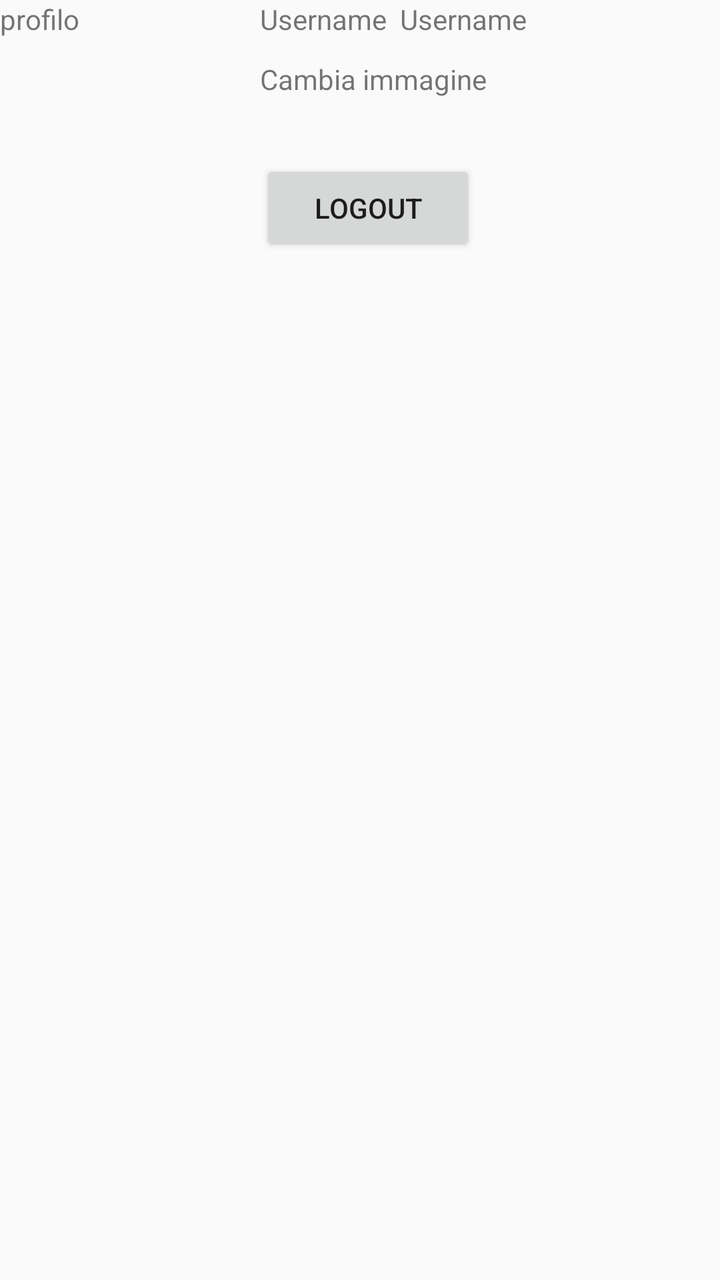
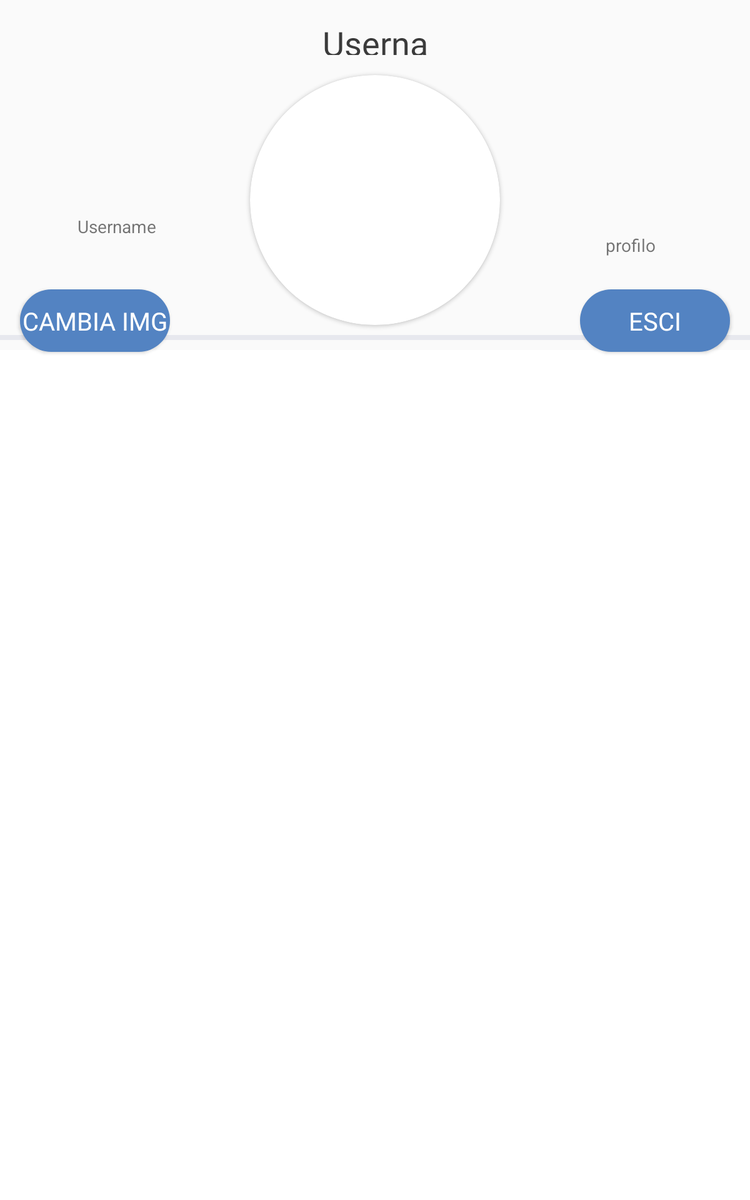

First picture: res/layout/ on a phone held upright. Second picture: the repository's own variant of that layout, on a device whose configuration matches the variant's folder. Source for both follows.
<!-- AndroidManifest.xml: application theme AppTheme -->
<!-- res/layout/fragment_profilo.xml -->
<?xml version="1.0" encoding="utf-8"?>
<FrameLayout xmlns:android="http://schemas.android.com/apk/res/android"
    xmlns:app="http://schemas.android.com/apk/res-auto"
    xmlns:tools="http://schemas.android.com/tools"
    android:layout_width="match_parent"
    android:layout_height="match_parent"
    tools:context=".ProfiloFragment">

    
    <TextView
        android:layout_width="match_parent"
        android:layout_height="match_parent"
        android:text="profilo" />

    <ImageView
        android:id="@+id/imageView"
        android:layout_width="wrap_content"
        android:layout_height="wrap_content"
        tools:src="@tools:sample/avatars" />

    <Button
        android:id="@+id/button"
        android:layout_width="108dp"
        android:layout_height="wrap_content"
        android:layout_marginLeft="130dp"
        android:layout_marginTop="80dp"
        android:text="Logout" />

    <TextView
        android:id="@+id/textView"
        android:layout_width="wrap_content"
        android:layout_height="wrap_content"
        android:layout_marginLeft="130dp"
        android:text="Username" />

    <TextView
        android:id="@+id/textView5"
        android:layout_width="wrap_content"
        android:layout_height="wrap_content"
        android:layout_marginLeft="130dp"
        android:layout_marginTop="30dp"
        android:text="Cambia immagine" />

    <TextView
        android:id="@+id/user"
        android:layout_width="wrap_content"
        android:layout_height="wrap_content"
        android:layout_marginLeft="200dp"
        android:text="Username" />

</FrameLayout>
<!-- resources referenced by this layout -->
<resources>
  <style name="AppTheme" parent="Theme.AppCompat.Light.NoActionBar">
          
          <item name="colorPrimary">@color/colorPrimary</item>
          <item name="colorPrimaryDark">@color/colorButtonBlue</item>
          <item name="colorAccent">@color/colorAccent</item>
      </style>
  <color name="colorPrimary">#1D2671</color>
  <color name="colorButtonBlue">#1D2671</color>
  <color name="colorAccent">#a91d2671</color>
</resources>
<!-- res/layout-large/fragment_profilo.xml (the repository's variant of the layout above) -->
<!-- drawn on a 7-inch tablet held upright -->
<?xml version="1.0" encoding="utf-8"?>
<FrameLayout xmlns:android="http://schemas.android.com/apk/res/android"
    xmlns:app="http://schemas.android.com/apk/res-auto"
    xmlns:tools="http://schemas.android.com/tools"
    android:layout_width="match_parent"
    android:layout_height="match_parent"
    tools:context=".ProfiloFragment"
    >

    <android.support.constraint.ConstraintLayout xmlns:android="http://schemas.android.com/apk/res/android"
        xmlns:app="http://schemas.android.com/apk/res-auto"
        xmlns:tools="http://schemas.android.com/tools"
        android:layout_width="match_parent"
        android:layout_height="match_parent"
        android:focusable="true"
        android:focusableInTouchMode="true"
        tools:context=".MainActivity">


        
        <TextView
            android:layout_width="94dp"
            android:layout_height="25dp"
            android:layout_marginStart="8dp"
            android:layout_marginTop="8dp"
            android:layout_marginEnd="8dp"
            android:layout_marginBottom="8dp"
            android:text="profilo"

            android:textAlignment="center"
            app:layout_constraintBottom_toBottomOf="parent"
            app:layout_constraintEnd_toEndOf="parent"
            app:layout_constraintHorizontal_bias="0.916"
            app:layout_constraintStart_toStartOf="parent"
            app:layout_constraintTop_toTopOf="parent"
            app:layout_constraintVertical_bias="0.194" />

        <android.support.v7.widget.CardView
            android:id="@+id/view2"
            android:layout_width="200dp"
            android:layout_height="200dp"
            android:layout_centerHorizontal="true"
            android:layout_marginStart="8dp"
            android:layout_marginTop="16dp"
            android:layout_marginEnd="8dp"
            android:elevation="12dp"
            android:innerRadius="0dp"
            android:shape="ring"
            android:thicknessRatio="1.9"
            app:cardCornerRadius="100dp"
            app:layout_constraintBottom_toTopOf="@+id/divider"
            app:layout_constraintEnd_toEndOf="parent"
            app:layout_constraintStart_toStartOf="parent"
            app:layout_constraintTop_toBottomOf="@+id/user"
            app:layout_constraintVertical_bias="1.0">

            <ImageView
                android:id="@+id/imageView"
                android:layout_width="match_parent"
                android:layout_height="match_parent"
                android:layout_alignParentTop="true"
                android:layout_centerHorizontal="true"
                tools:src="@tools:sample/avatars" />
        </android.support.v7.widget.CardView>

        <Button
            android:id="@+id/btnLogout"
            android:layout_width="120dp"
            android:layout_height="50dp"
            android:layout_marginStart="16dp"
            android:layout_marginTop="8dp"
            android:layout_marginEnd="16dp"
            android:layout_marginBottom="8dp"
            android:background="@drawable/round_corners"
            android:fontFamily="@font/tcm"
            android:onClick="onClick"
            android:text="ESCI"
            android:textColor="@color/colorWhite"
            android:textSize="20sp"
            app:layout_constraintBottom_toBottomOf="parent"
            app:layout_constraintEnd_toEndOf="parent"
            app:layout_constraintHorizontal_bias="1.0"
            app:layout_constraintStart_toStartOf="parent"
            app:layout_constraintTop_toTopOf="parent"
            app:layout_constraintVertical_bias="0.25" />

        <TextView
            android:id="@+id/textView"
            android:layout_width="97dp"
            android:layout_height="30dp"
            android:layout_marginStart="8dp"
            android:layout_marginTop="8dp"
            android:layout_marginEnd="8dp"
            android:layout_marginBottom="8dp"
            android:text="Username"
            android:textAlignment="center"
            app:layout_constraintBottom_toBottomOf="parent"
            app:layout_constraintEnd_toEndOf="parent"
            app:layout_constraintHorizontal_bias="0.076"
            app:layout_constraintStart_toStartOf="parent"
            app:layout_constraintTop_toTopOf="parent"
            app:layout_constraintVertical_bias="0.179" />

        <TextView
            android:id="@+id/user"
            android:layout_width="104dp"
            android:layout_height="28dp"
            android:layout_marginStart="8dp"
            android:layout_marginTop="16dp"
            android:layout_marginEnd="8dp"
            android:fontFamily="@font/tcm"
            android:text="Username"
            android:textAlignment="center"
            android:textColor="#3b3b3b"
            android:textSize="27sp"
            app:layout_constraintBottom_toTopOf="@+id/view2"
            app:layout_constraintEnd_toEndOf="parent"
            app:layout_constraintStart_toStartOf="parent"
            app:layout_constraintTop_toTopOf="parent"
            app:layout_constraintVertical_bias="0.0" />

        <ListView
            android:id="@+id/postlistview"
            android:layout_width="match_parent"
            android:layout_height="0dp"
            android:layout_marginTop="4dp"
            android:background="@color/colorWhite"
            android:dividerHeight="0dp"
            app:layout_constraintBottom_toBottomOf="parent"
            app:layout_constraintEnd_toEndOf="parent"
            app:layout_constraintHorizontal_bias="1.0"
            app:layout_constraintStart_toStartOf="parent"
            app:layout_constraintTop_toBottomOf="@+id/divider" />

        <Button
            android:id="@+id/selectImage"
            android:layout_width="120dp"
            android:layout_height="50dp"
            android:layout_marginStart="16dp"
            android:layout_marginTop="8dp"
            android:layout_marginEnd="16dp"
            android:layout_marginBottom="8dp"
            android:background="@drawable/round_corners"
            android:fontFamily="@font/tcm"
            android:onClick="onClick"
            android:text="CAMBIA IMG"
            android:textColor="@color/colorWhite"
            android:textSize="20sp"
            app:layout_constraintBottom_toBottomOf="parent"
            app:layout_constraintEnd_toEndOf="parent"
            app:layout_constraintHorizontal_bias="0.0"
            app:layout_constraintStart_toStartOf="parent"
            app:layout_constraintTop_toTopOf="parent"
            app:layout_constraintVertical_bias="0.25" />

        <View
            android:id="@+id/divider"
            android:layout_width="wrap_content"
            android:layout_height="4dp"
            android:layout_marginStart="8dp"
            android:layout_marginTop="8dp"
            android:layout_marginEnd="8dp"
            android:layout_marginBottom="4dp"
            android:background="?android:attr/listDivider"
            android:backgroundTint="@color/colorAccent"
            app:layout_constraintBottom_toTopOf="@+id/postlistview"
            app:layout_constraintEnd_toEndOf="parent"
            app:layout_constraintStart_toStartOf="parent"
            app:layout_constraintTop_toBottomOf="@+id/view2" />


    </android.support.constraint.ConstraintLayout>

</FrameLayout>
<!-- resources referenced by the variant -->
<!-- as a 7-inch tablet held upright resolves them -->
<resources>
  <color name="colorAccent">#a91d2671</color>
  <color name="colorWhite">#ffffff</color>
  <!-- drawable round_corners (drawable) -->
  <?xml version="1.0" encoding="utf-8"?>
  <shape xmlns:android="http://schemas.android.com/apk/res/android"
      android:shape="rectangle">
  
      <solid android:color="#5383c2"/>
      <corners android:radius="25dp"/>
  
  
  </shape>
  <style name="AppTheme" parent="Theme.AppCompat.Light.NoActionBar">
          
          <item name="colorPrimary">@color/colorPrimary</item>
          <item name="colorPrimaryDark">@color/colorButtonBlue</item>
          <item name="colorAccent">@color/colorAccent</item>
      </style>
  <color name="colorPrimary">#1D2671</color>
  <color name="colorButtonBlue">#1D2671</color>
</resources>
